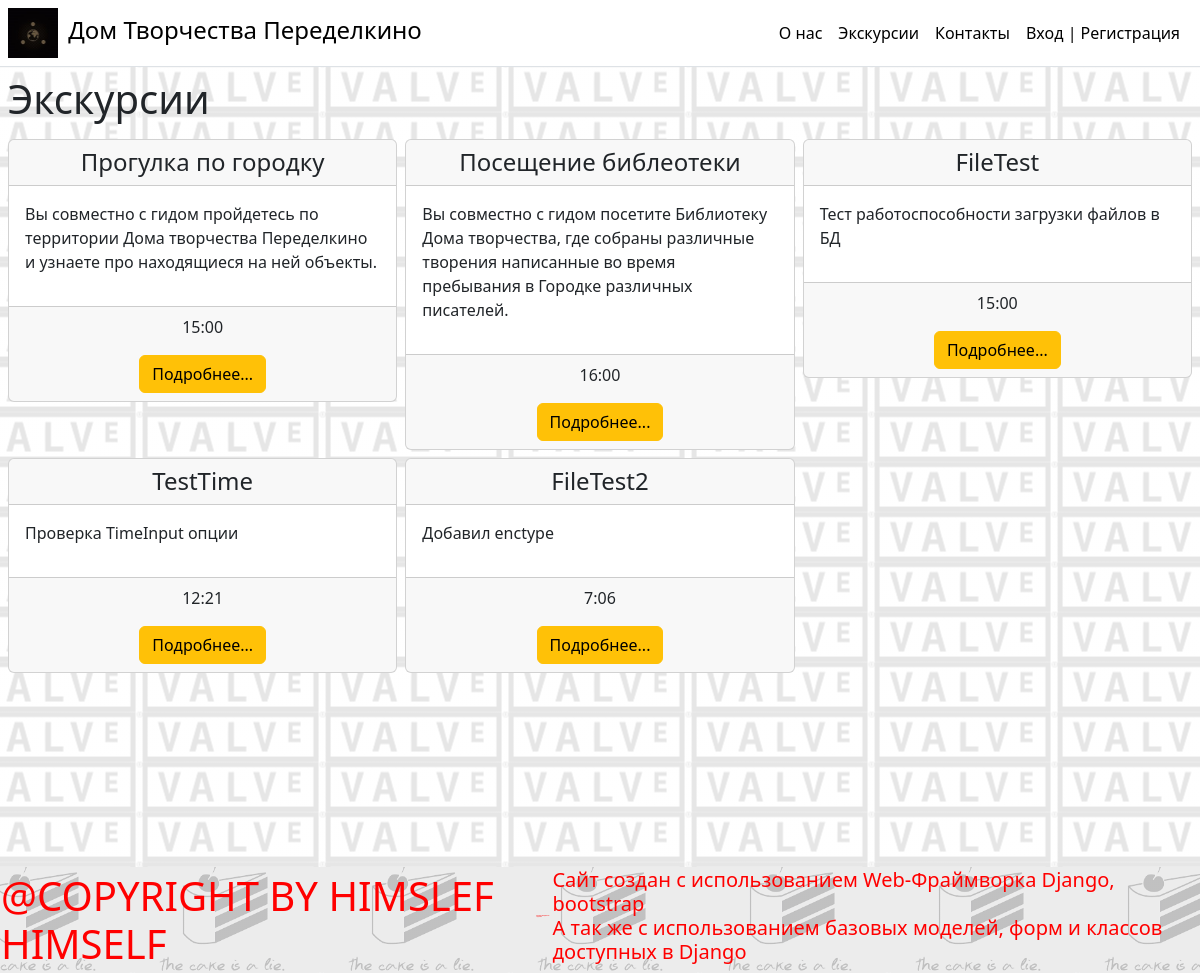
The page /excursions on the database its author committed.
### main/models.py (models this page shows, shortened)
class Excursion(models.Model):
    title = models.CharField('Название экскурсии', max_length=100)
    desc = models.TextField('Описание экскурсии')
    time = models.TimeField('Время начала экскурсии')
    pict = models.ImageField(upload_to='pictures', default=None, blank=True,
                             null=True, verbose_name="Фото")
    class Meta:
        verbose_name = 'Экскурсия'
        verbose_name_plural = 'Экскурсии'

### main/views.py (the view)
# urls.py: path('excursions', views.excursions, name='excursions'),
def excursions(request):
    exc = Excursion.objects.all()
    return render(request, 'main/excursion.html', {'exc': exc, })

### main/templates/main/excursion.html (shortened to what this page needs)
{% extends 'main/base.html'%}
{% block content %}
<div class="d-flex flex-wrap align-items-center ">
    <h1 class="m-2 d-flex" >Экскурсии</h1>
    <div class="row m-1">
      {% for el in exc %}
        <div class="col-md-4 col-12 p-1">
            <div class='card align-middle'>
                <div class='row'>
                    <div class='col-md-12 col-2'>
                        <div class="card-header text-center">
                            <h4 class="my-0 fw-normal">{{ el.title }}</h4>
                        </div>
                    </div>
                    <div class='col-md-12 col-8'>
                        <div class="card-body">
                            <p> {{ el.desc }} </p>
                        </div>
                    </div>
                    <div class="col-md-12 col-2">
                        <div class="card-footer text-center">
                            <p class="w-100"> {{ el.time }} </p>
                            <a href="{% url 'excursions-detail' el.id %}" class="btn btn-warning">Подробнее...</a>
                        </div>
                    </div>
                </div>
            </div>
        </div>
        {% endfor %}
      {% endblock %}

### main/templates/main/base.html (shortened to what this page needs)
{% load static %}
<!doctype html>
<html lang="ru">
<head>
    <link rel="stylesheet" href="https://cdn.jsdelivr.net/npm/bootstrap@5.3.2/dist/css/bootstrap.min.css">
    <link rel="stylesheet" href="{% static 'main/css/styles.css' %}">
</head>
<body>
    <div class="wrapper">
        <header class="header">
            <div class="d-flex flex-column flex-md-row align-items-center p-1 border-bottom">
                <a href="{% url 'home' %}" class="d-flex link-body-emphasis text-decoration-none">
                    <span class="fs-4">
                        <img src="{% static 'main/img/unknown.png' %}" width="50px" class="m-1">
                        Дом Творчества Переделкино
                    </span>
                </a>
                <nav class="d-inline-flex mt-2 mt-md-0 ms-md-auto">
                    <a class="me-3 py-2 link-body-emphasis text-decoration-none" href="{% url 'about' %}">О нас</a>
                    <a class="me-3 py-2 link-body-emphasis text-decoration-none" href="{% url 'excursions' %}">Экскурсии</a>
                    <a class="me-3 py-2 link-body-emphasis text-decoration-none" href="{% url 'contacts' %}">Контакты</a>
                    <div class="me-3 py-2 link-body-emphasis text-decoration-none">
                    {% if user.is_authenticated %}
                        <form method="post" action="{% url 'logout' %}">
                            {% csrf_token %}
                            <input type="submit" value="Выйти" style="background:none; border:none">
                        </form>
                        {% else %}
                            <a href="{% url 'login' %}" class="link-body-emphasis text-decoration-none"> Вход </a>|
                            <a href="{% url 'register' %}" class="link-body-emphasis text-decoration-none"> Регистрация </a>
                        {% endif %}
                    </div>
                </nav>
            </div>
        </header>
        <main class="main">
        {% block content %}{% endblock %}
        </main>
        <footer class="footer">
            <div class="text">
                <h1>@COPYRIGHT BY HIMSLEF HIMSELF
                    <h6 style="font-size: 1px">Все мемы принадлежат их создателям</h6>
                </h1>
                <h5>Сайт создан с использованием Web-Фраймворка Django, bootstrap <br>
                    А так же с использованием базовых моделей, форм и классов доступных в Django
                </h5>
            </div>
        </footer>
    </div>
</body>
</html>

### main/static/main/css/styles.css (style rules this page uses)
html, body { height: 100%; width: 100%; }
.wrapper { display: flex; flex-direction: column; }
.main { min-height: 100vh; background: center center/auto repeat fixed; background-image: linear-gradient(rgba(255, 255, 255, 0.9), rgba(255, 255, 255, 0.9)), url(../img/background.png) }
.footer { background: center center/contain repeat content-box local; background-image: linear-gradient(rgba(255, 255, 255, 0.75), rgba(255, 255, 255, 0.75)), url(../img/cake.png) }
.footer .text { color: rgba(255, 0, 0, 1); display: flex; align-items: center; }
.footer .text h5 { margin-left: auto; padding: 1px; }
.footer .text h1 { padding: 1px; margin-bottom: 0px; }

### rows shown on the page
Excursion: title "Прогулка по городку", desc "Вы совместно с гидом пройдетесь по территории Дома творчества Переделкино и узнаете про находящиеся на ней объекты.", time "15:00"
Excursion: title "Посещение библеотеки", desc "Вы совместно с гидом посетите Библиотеку Дома творчества, где собраны различные творения написанные во время пребывания в Городке различных писателей.", time "16:00"
Excursion: title "FileTest", desc "Тест работоспособности загрузки файлов в БД", time "15:00"
Excursion: title "TestTime", desc "Проверка TimeInput опции", time "12:21"
Excursion: title "FileTest2", desc "Добавил enctype", time "7:06"
